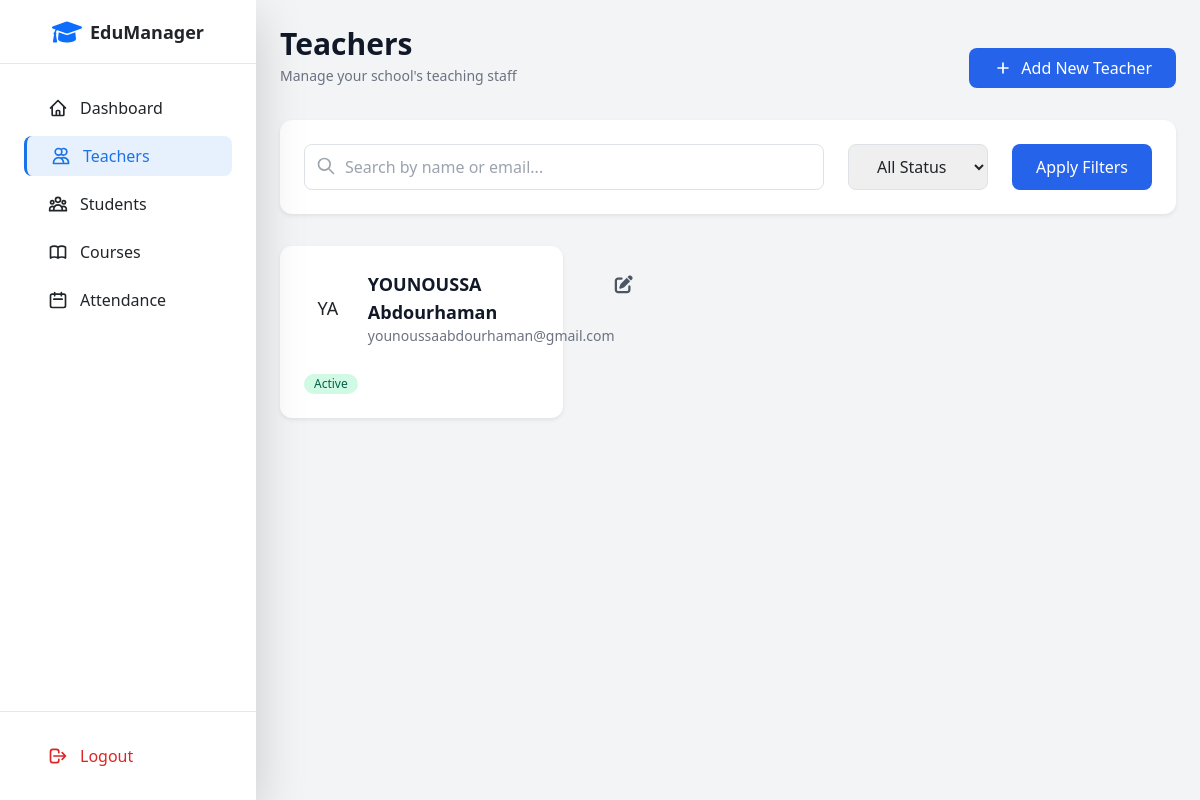
The page /teachers/ (signed in) on the database as committed earlier.
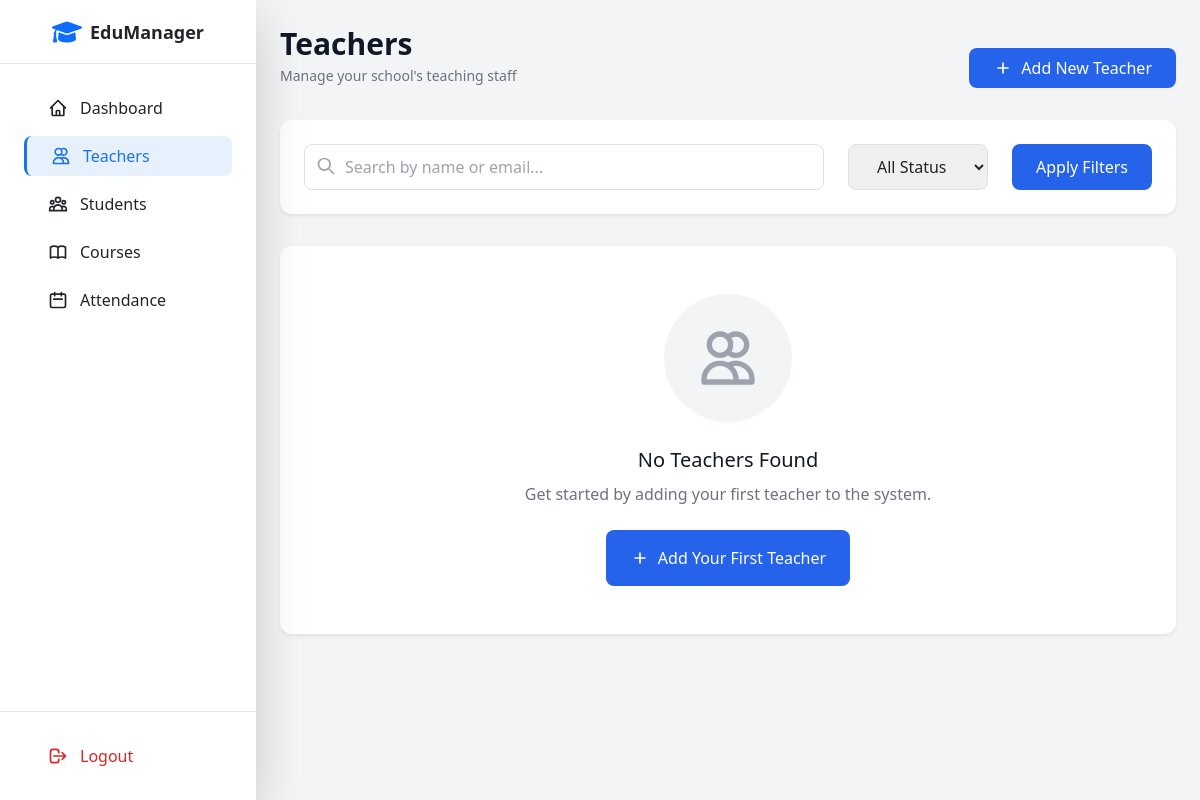
The same page on the database as committed later.
### core/models.py (models this page shows)
class User(AbstractBaseUser, PermissionsMixin):
    ROLE_CHOICES = (
        ('admin', 'Admin'),
        ('teacher', 'Teacher'),
    )
    email = models.EmailField(_('email address'), unique=True)
    first_name = models.CharField(max_length=30, blank=True)
    last_name = models.CharField(max_length=30, blank=True)
    role = models.CharField(max_length=10, choices=ROLE_CHOICES)
    is_active = models.BooleanField(default=True)
    is_staff = models.BooleanField(default=False)
    date_joined = models.DateTimeField(default=timezone.now)
    school = models.ForeignKey(School, on_delete=models.CASCADE, related_name='users', null=True)
    objects = CustomUserManager()
    USERNAME_FIELD = 'email'
    REQUIRED_FIELDS = ['role']
    class Meta:
        verbose_name = _('user')
        verbose_name_plural = _('users')
    def get_full_name(self):
        return f'{self.first_name} {self.last_name}'

### core/views.py (the view)
# urls.py: path('teachers/', TeacherListView.as_view(), name='teacher_list'),
class TeacherListView(LoginRequiredMixin, UserPassesTestMixin, ListView):
    model = User
    template_name = 'users/teacher_list.html'
    context_object_name = 'teachers'
    def test_func(self):
        return self.request.user.role == 'admin'
    def get_queryset(self):
        queryset = User.objects.filter(
            role='teacher',
            school=self.request.user.school
        )
        search_query = self.request.GET.get('search', '')
        status = self.request.GET.get('status', 'all')
        if search_query:
            queryset = queryset.filter(
                Q(first_name__icontains=search_query) |
                Q(last_name__icontains=search_query) |
                Q(email__icontains=search_query)
            )
        if status == 'active':
            queryset = queryset.filter(is_active=True)
        elif status == 'inactive':
            queryset = queryset.filter(is_active=False)
        return queryset
    def get_context_data(self, **kwargs):
        context = super().get_context_data(**kwargs)
        context['search_query'] = self.request.GET.get('search', '')
        context['status'] = self.request.GET.get('status', 'all')
        return context

### core/templates/users/teacher_list.html (shortened to what the changed rows need)
{% extends 'base/base.html' %}
{% block content %}
<div class="min-h-screen bg-gray-50/30">
    <div class="max-w-screen-2xl mx-auto p-4 md:p-6 lg:p-8">
        <div class="flex flex-col md:flex-row justify-between items-start md:items-center mb-8">
            <div>
                <h1 class="text-2xl md:text-3xl font-bold text-gray-900">Teachers</h1>
            </div>
        </div>
        {% if teachers %}
        <div class="grid grid-cols-1 md:grid-cols-2 lg:grid-cols-3 xl:grid-cols-4 gap-6">
            {% for teacher in teachers %}
            <div class="bg-white rounded-xl shadow-sm hover:shadow-md transition-shadow p-6">
                <div class="flex items-start justify-between">
                    <div class="flex items-center space-x-4">
                        <div class="h-12 w-12 rounded-full bg-gradient-to-r from-[#1a73e8] to-[#00796b] flex items-center justify-center">
                            <span class="text-lg font-medium">{{ teacher.first_name|first }}{{ teacher.last_name|first }}</span>
                        </div>
                        <div>
                            <h3 class="text-lg font-semibold text-gray-900">{{ teacher.first_name }} {{ teacher.last_name }}</h3>
                            <p class="text-sm text-gray-500">{{ teacher.email }}</p>
                        </div>
                    </div>
                    <div class="flex items-center">
                        <a href="{% url 'teacher_update' teacher.id %}" class="text-gray-600 hover:text-blue-600">
                            <i class="fas fa-edit text-lg"></i>
                        </a>
                    </div>
                </div>
                <div class="mt-4">
                    <span class="inline-flex items-center px-2.5 py-0.5 rounded-full text-xs font-medium {% if teacher.is_active %}bg-green-100 text-green-800{% else %}bg-red-100 text-red-800{% endif %}">
                        {{ teacher.is_active|yesno:"Active,Inactive" }}
                    </span>
                </div>
            </div>
            {% endfor %}
        </div>
        {% else %}
        <div class="flex flex-col items-center justify-center bg-white rounded-xl shadow-sm p-12">
            <div class="h-32 w-32 bg-gray-100 rounded-full flex items-center justify-center mb-6">
                <svg class="w-16 h-16 text-gray-400" fill="none" stroke="currentColor" viewBox="0 0 24 24">
                    <path stroke-linecap="round" stroke-linejoin="round" stroke-width="2"
                          d="M12 4.354a4 4 0 110 5.292M15 21H3v-1a6 6 0 0112 0v1zm0 0h6v-1a6 6 0 00-9-5.197M13 7a4 4 0 11-8 0 4 4 0 018 0z"/>
                </svg>
            </div>
            <h3 class="text-xl font-medium text-gray-900 mb-2">No Teachers Found</h3>
            <p class="text-gray-500 text-center mb-6">{% if search_query or status != 'all' %}Try adjusting your search filters{% else %}Get started by adding your first teacher to the system{% endif %}.</p>
            {% if not search_query and status == 'all' %}
            <a href="{% url 'teacher_create' %}"
               class="bg-blue-600 inline-flex items-center px-6 py-3 bg-[#1a73e8] text-white rounded-lg hover:bg-blue-600
                      transition-all duration-200 transform hover:scale-105 hover:shadow-lg">
                <svg class="w-5 h-5 mr-2" fill="none" stroke="currentColor" viewBox="0 0 24 24">
                    <path stroke-linecap="round" stroke-linejoin="round" stroke-width="2" d="M12 6v6m0 0v6m0-6h6m-6 0H6"/>
                </svg>
                Add Your First Teacher
            </a>
            {% endif %}
        </div>
        {% endif %}
    </div>
</div>
{% endblock %}

Rows that differ between the two databases and show on the page:
removed User: first_name|first "Y", last_name|first "A", first_name "YOUNOUSSA", last_name "Abdourhaman", email "younoussaabdourhaman@gmail.com", is_active "Active"
Other text that changed with them:
text now shown: "No Teachers Found Get started by adding your first teacher to the system . Add Your First Teacher"
